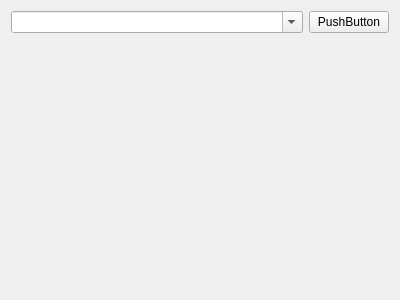
<?xml version="1.0" encoding="UTF-8"?>
<ui version="4.0">
 <class>terminal</class>
 <widget class="QWidget" name="terminal">
  <property name="geometry">
   <rect>
    <x>0</x>
    <y>0</y>
    <width>400</width>
    <height>300</height>
   </rect>
  </property>
  <property name="windowTitle">
   <string>Form</string>
  </property>
  <layout class="QVBoxLayout" name="verticalLayout">
   <item>
    <layout class="QHBoxLayout" name="horizontalLayout">
     <item>
      <widget class="QComboBox" name="cbCommand">
       <property name="sizePolicy">
        <sizepolicy hsizetype="Expanding" vsizetype="Fixed">
         <horstretch>0</horstretch>
         <verstretch>0</verstretch>
        </sizepolicy>
       </property>
       <property name="editable">
        <bool>true</bool>
       </property>
      </widget>
     </item>
     <item>
      <widget class="QPushButton" name="pushButton">
       <property name="sizePolicy">
        <sizepolicy hsizetype="Preferred" vsizetype="Fixed">
         <horstretch>0</horstretch>
         <verstretch>0</verstretch>
        </sizepolicy>
       </property>
       <property name="text">
        <string>PushButton</string>
       </property>
      </widget>
     </item>
    </layout>
   </item>
   <item>
    <spacer name="verticalSpacer">
     <property name="orientation">
      <enum>Qt::Vertical</enum>
     </property>
     <property name="sizeHint" stdset="0">
      <size>
       <width>20</width>
       <height>249</height>
      </size>
     </property>
    </spacer>
   </item>
  </layout>
 </widget>
 <resources/>
 <connections/>
</ui>
